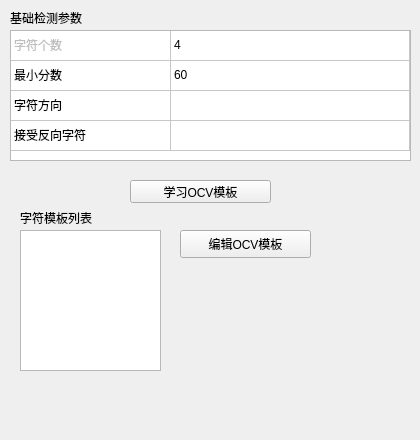
<?xml version="1.0" encoding="UTF-8"?>
<ui version="4.0">
 <class>OcvWidget</class>
 <widget class="EditInspWindowBaseWidget" name="OcvWidget">
  <property name="geometry">
   <rect>
    <x>0</x>
    <y>0</y>
    <width>420</width>
    <height>440</height>
   </rect>
  </property>
  <property name="windowTitle">
   <string>OcvWidget</string>
  </property>
  <widget class="QTableWidget" name="tableWidget">
   <property name="geometry">
    <rect>
     <x>10</x>
     <y>30</y>
     <width>401</width>
     <height>131</height>
    </rect>
   </property>
   <property name="rowCount">
    <number>4</number>
   </property>
   <property name="columnCount">
    <number>2</number>
   </property>
   <attribute name="horizontalHeaderVisible">
    <bool>false</bool>
   </attribute>
   <attribute name="horizontalHeaderDefaultSectionSize">
    <number>160</number>
   </attribute>
   <attribute name="horizontalHeaderStretchLastSection">
    <bool>true</bool>
   </attribute>
   <attribute name="verticalHeaderVisible">
    <bool>false</bool>
   </attribute>
   <row/>
   <row/>
   <row/>
   <row/>
   <column/>
   <column/>
   <item row="0" column="0">
    <property name="text">
     <string>字符个数</string>
    </property>
    <property name="flags">
     <set>ItemIsSelectable|ItemIsDragEnabled|ItemIsUserCheckable</set>
    </property>
   </item>
   <item row="0" column="1">
    <property name="text">
     <string>4</string>
    </property>
   </item>
   <item row="1" column="0">
    <property name="text">
     <string>最小分数</string>
    </property>
   </item>
   <item row="1" column="1">
    <property name="text">
     <string>60</string>
    </property>
   </item>
   <item row="2" column="0">
    <property name="text">
     <string>字符方向</string>
    </property>
   </item>
   <item row="3" column="0">
    <property name="text">
     <string>接受反向字符</string>
    </property>
   </item>
  </widget>
  <widget class="QLabel" name="labelBasicParameter">
   <property name="geometry">
    <rect>
     <x>10</x>
     <y>10</y>
     <width>81</width>
     <height>16</height>
    </rect>
   </property>
   <property name="text">
    <string>基础检测参数</string>
   </property>
  </widget>
  <widget class="QPushButton" name="btnLrnOcv">
   <property name="geometry">
    <rect>
     <x>130</x>
     <y>180</y>
     <width>141</width>
     <height>23</height>
    </rect>
   </property>
   <property name="text">
    <string>学习OCV模板</string>
   </property>
  </widget>
  <widget class="QListWidget" name="listWidgetRecordId">
   <property name="geometry">
    <rect>
     <x>20</x>
     <y>230</y>
     <width>141</width>
     <height>141</height>
    </rect>
   </property>
  </widget>
  <widget class="QLabel" name="labelTemplateList">
   <property name="geometry">
    <rect>
     <x>20</x>
     <y>210</y>
     <width>81</width>
     <height>16</height>
    </rect>
   </property>
   <property name="text">
    <string>字符模板列表</string>
   </property>
  </widget>
  <widget class="QPushButton" name="btnEditOcv">
   <property name="geometry">
    <rect>
     <x>180</x>
     <y>230</y>
     <width>131</width>
     <height>28</height>
    </rect>
   </property>
   <property name="text">
    <string>编辑OCV模板</string>
   </property>
  </widget>
 </widget>
 <layoutdefault spacing="6" margin="11"/>
 <customwidgets>
  <customwidget>
   <class>EditInspWindowBaseWidget</class>
   <extends>QWidget</extends>
   <header>editinspwindowbasewidget.h</header>
   <container>1</container>
  </customwidget>
 </customwidgets>
 <resources/>
 <connections/>
</ui>
